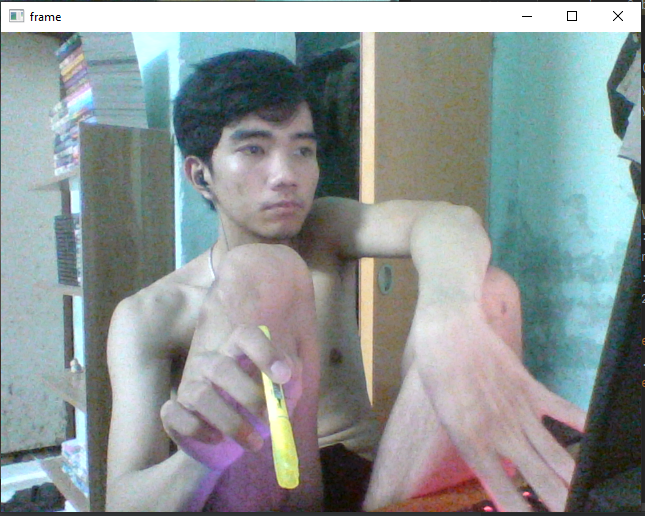
#> input picture image_opencv/virtual_painter/image.png, 645 x 516 px, given in place of the camera
$ python HSV_range.py
#> lines starting #> are read from the running program, lines starting #| are printed output that depends on the picture; after the words box and inside, x2 and y2 are one past the last pixel; in counts of white or black regions, pixels touching at a corner belong together
import cv2
import numpy as np

cap=cv2.VideoCapture(0)

def nothing(x):
    pass
#Create trackbar to adjust HSV range
cv2.namedWindow("trackbar")
cv2.createTrackbar("L-H","trackbar",0,179,nothing)
#> slider 'L-H' is set to 35
cv2.createTrackbar("L-S","trackbar",0,255,nothing)
#> slider 'L-S' is set to 51
cv2.createTrackbar("L-V","trackbar",0,255,nothing)
#> slider 'L-V' is set to 51
cv2.createTrackbar("U-H","trackbar",179,179,nothing)
cv2.createTrackbar("U-S","trackbar",255,255,nothing)
cv2.createTrackbar("U-V","trackbar",255,255,nothing)

while True:
    ret, frame = cap.read()
#> frame is the input picture: shape (516, 645, 3); mean B, G, R 150.9, 150.6, 142.1
    hsv = cv2.cvtColor(frame, cv2.COLOR_BGR2HSV)
#> hsv: shape (516, 645, 3); mean H, S, V 78.8, 47, 159.6

    l_h = cv2.getTrackbarPos("L-H", "trackbar")
    l_s = cv2.getTrackbarPos("L-S", "trackbar")
    l_v = cv2.getTrackbarPos("L-V", "trackbar")
    h_h = cv2.getTrackbarPos("U-H", "trackbar")
    h_s = cv2.getTrackbarPos("U-S", "trackbar")
    h_v = cv2.getTrackbarPos("U-V", "trackbar")

    low = np.array([l_h, l_s, l_v])
    high = np.array([h_h, h_s, h_v])

    mask = cv2.inRange(hsv, low, high)
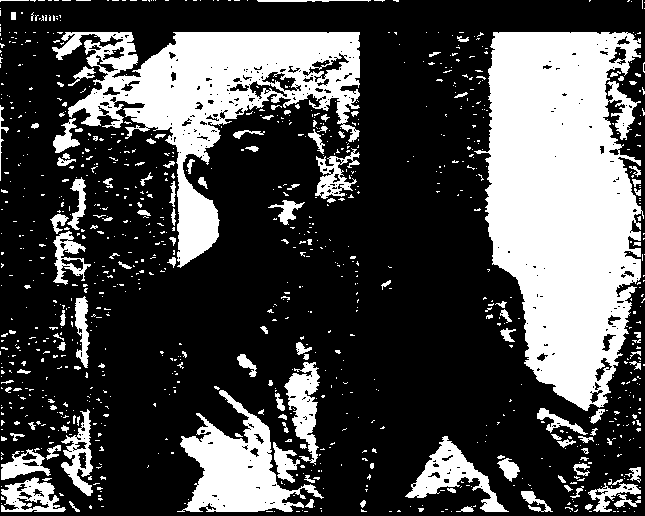
#> mask: shape (516, 645); 29.3% white; 1002 white regions (872 under 20 px), largest, box (x1, y1, x2, y2) and area: (474, 32, 644, 411) 44499, (52, 32, 360, 268) 23432, (177, 390, 324, 512) 7234
    result = cv2.bitwise_and(frame, frame, mask=mask)
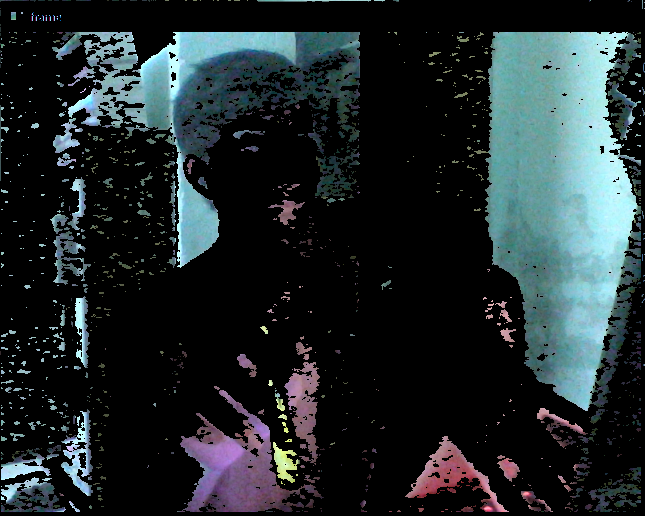
#> result: shape (516, 645, 3); mean B, G, R 44.7, 42.3, 33.1
    cv2.imshow("result", result)  # If the user presses ESC then exit the program

    key = cv2.waitKey(1)
#> (key Esc is pressed here)
    # If the user presses `s` then print and save this array.
    if key == ord('s'):
        thearray = [[l_h, l_s, l_v], [h_h, h_s, h_v]]
        # Save this array as penrange.npy
        np.save('penrange', thearray)
        break
    # if esc pressed exit
    if key == 27: # ESC
        break

cap.release()
cv2.destroyAllWindows()
